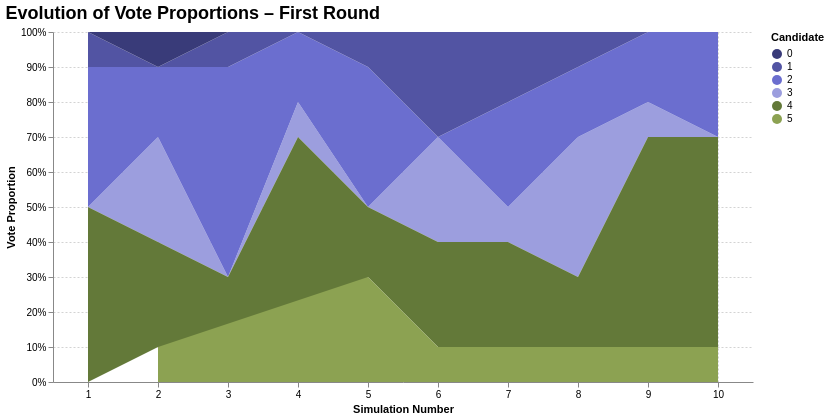

This figure's notebook cell:
### Code cell
# Convert 'candidate' column to categorical data type
final_df['candidate'] = final_df['candidate'].astype('category')

# Assign a unique numerical identifier to each candidate
final_df['candidate_id'] = final_df['candidate'].cat.codes

# Split the DataFrame into first and second rounds
df_first_round = pd.DataFrame(final_df[final_df['round'] == 'first'])
df_second_round = pd.DataFrame(final_df[final_df['round'] == 'second'])

# Make a copy of the original DataFrame for the first round
df = df_first_round.copy()

# Get sorted list of unique candidate IDs
all_candidates = sorted(df['candidate_id'].unique())

# Define a categorical color scale for consistent color mapping
color_scale = alt.Scale(domain=all_candidates, scheme='category20b')

# Define interactive highlight on mouseover
highlight = alt.selection(type='single', fields=['candidate_id'], on='mouseover', empty='all')

# Create the area chart for vote proportions in the first round
chart_first = alt.Chart(df[df['round'] == 'first']).mark_area(opacity=0.85).encode(
    x=alt.X('simulation_number:N', title='Simulation Number', axis=alt.Axis(labelAngle=0)),
    y=alt.Y('proportion:Q', stack='center', title='Vote Proportion', axis=alt.Axis(format='.0%')),
    color=alt.Color('candidate_id:N', scale=color_scale, legend=alt.Legend(title='Candidate')),
    opacity=alt.condition(highlight, alt.value(1), alt.value(0.2)),  # Highlight selected candidate
    tooltip=[
        alt.Tooltip('candidate_id:N', title='Candidate'),
        alt.Tooltip('proportion:Q', title='Proportion', format='.1%'),
        alt.Tooltip('simulation_number:N', title='Simulation')
    ]
).add_selection(
    highlight
).properties(
    width=700,
    height=350,
    title="Evolution of Vote Proportions – First Round"
).configure_axis(
    grid=True,
    gridColor='lightgray',
    gridDash=[2, 2]
).configure_view(
    stroke=None
).configure_title(
    fontSize=18,
    anchor='start',
    font='Helvetica'
)

# Display the chart
chart_first

### Figure 1 — Vega-Lite specification as saved in the notebook (floating-point values rounded to 4 significant figures)
{"config": {"view": {"continuousWidth": 300, "continuousHeight": 300, "stroke": null}, "axis": {"grid": true, "gridColor": "lightgray", "gridDash": [2, 2]}, "title": {"anchor": "start", "font": "Helvetica", "fontSize": 18}}, "data": {"name": "data-4c160fa034f0c4524c71d182e8d1bd67"}, "mark": {"type": "area", "opacity": 0.85}, "encoding": {"color": {"field": "candidate_id", "legend": {"title": "Candidate"}, "scale": {"domain": [0.0, 1.0, 2.0, 3.0, 4.0, 5.0], "scheme": "category20b"}, "type": "nominal"}, "opacity": {"condition": {"param": "param_5", "value": 1, "empty": true}, "value": 0.2}, "tooltip": [{"field": "candidate_id", "title": "Candidate", "type": "nominal"}, {"field": "proportion", "format": ".1%", "title": "Proportion", "type": "quantitative"}, {"field": "simulation_number", "title": "Simulation", "type": "nominal"}], "x": {"axis": {"labelAngle": 0}, "field": "simulation_number", "title": "Simulation Number", "type": "nominal"}, "y": {"axis": {"format": ".0%"}, "field": "proportion", "stack": "center", "title": "Vote Proportion", "type": "quantitative"}}, "height": 350, "params": [{"name": "param_5", "select": {"type": "point", "fields": ["candidate_id"], "on": "mouseover"}}], "title": "Evolution of Vote Proportions – First Round", "width": 700, "$schema": "https://vega.github.io/schema/vega-lite/v5.20.1.json", "datasets": {"data-4c160fa034f0c4524c71d182e8d1bd67": [{"simulation_number": 1, "round": "first", "candidate": [[2.562, 0.2626], [-0.2678, 0.02567], [2.178, 0.1599], [2.707, 0.176]], "proportion": 0.0, "candidate_id": 3}, {"simulation_number": 1, "round": "first", "candidate": [[1.631, 1.039], [1.586, 0.06465], [2.898, 1.011], [0.8808, 1.358]], "proportion": 0.4, "candidate_id": 2}, {"simulation_number": 1, "round": "first", "candidate": [[1.407, 0.6924], [0.2247, 2.503], [2.364, 0.1275], [2.374, 1.875]], "proportion": 0.1, "candidate_id": 1}, {"simulation_number": 1, "round": "first", "candidate": [[0.7627, 0.03819], [3.477, 1.093], [1.415, 1.767], [4.238, 2.205]], "proportion": 0.0, "candidate_id": 0}, {"simulation_number": 1, "round": "first", "candidate": [[2.799, 1.32], [0.9491, 1.064], [1.257, 0.6518], [3.38, 0.2007]], "proportion": 0.5, "candidate_id": 4}, {"simulation_number": 2, "round": "first", "candidate": [[2.562, 0.2626], [-0.2678, 0.02567], [2.178, 0.1599], [2.707, 0.176]], "proportion": 0.3, "candidate_id": 3}, {"simulation_number": 2, "round": "first", "candidate": [[1.631, 1.039], [1.586, 0.06465], [2.898, 1.011], [0.8808, 1.358]], "proportion": 0.2, "candidate_id": 2}, {"simulation_number": 2, "round": "first", "candidate": [[1.407, 0.6924], [0.2247, 2.503], [2.364, 0.1275], [2.374, 1.875]], "proportion": 0.0, "candidate_id": 1}, {"simulation_number": 2, "round": "first", "candidate": [[0.7627, 0.03819], [3.477, 1.093], [1.415, 1.767], [4.238, 2.205]], "proportion": 0.1, "candidate_id": 0}, {"simulation_number": 2, "round": "first", "candidate": [[2.799, 1.32], [0.9491, 1.064], [1.257, 0.6518], [3.38, 0.2007]], "proportion": 0.3, "candidate_id": 4}, {"simulation_number": 2, "round": "first", "candidate": [[2.889, 0.08067], [2.127, 0.6349], [3.929, 0.7428], [2.522, 0.7703]], "proportion": 0.1, "candidate_id": 5}, {"simulation_number": 3, "round": "first", "candidate": [[2.562, 0.2626], [-0.2678, 0.02567], [2.178, 0.1599], [2.707, 0.176]], "proportion": 0.0, "candidate_id": 3}, {"simulation_number": 3, "round": "first", "candidate": [[1.631, 1.039], [1.586, 0.06465], [2.898, 1.011], [0.8808, 1.358]], "proportion": 0.6, "candidate_id": 2}, {"simulation_number": 3, "round": "first", "candidate": [[1.407, 0.6924], [0.2247, 2.503], [2.364, 0.1275], [2.374, 1.875]], "proportion": 0.1, "candidate_id": 1}, {"simulation_number": 3, "round": "first", "candidate": [[0.7627, 0.03819], [3.477, 1.093], [1.415, 1.767], [4.238, 2.205]], "proportion": 0.0, "candidate_id": 0}, {"simulation_number": 3, "round": "first", "candidate": [[2.799, 1.32], [0.9491, 1.064], [1.257, 0.6518], [3.38, 0.2007]], "proportion": 0.3, "candidate_id": 4}, {"simulation_number": 4, "round": "first", "candidate": [[2.562, 0.2626], [-0.2678, 0.02567], [2.178, 0.1599], [2.707, 0.176]], "proportion": 0.1, "candidate_id": 3}, {"simulation_number": 4, "round": "first", "candidate": [[1.631, 1.039], [1.586, 0.06465], [2.898, 1.011], [0.8808, 1.358]], "proportion": 0.2, "candidate_id": 2}, {"simulation_number": 4, "round": "first", "candidate": [[1.407, 0.6924], [0.2247, 2.503], [2.364, 0.1275], [2.374, 1.875]], "proportion": 0.0, "candidate_id": 1}, {"simulation_number": 4, "round": "first", "candidate": [[0.7627, 0.03819], [3.477, 1.093], [1.415, 1.767], [4.238, 2.205]], "proportion": 0.0, "candidate_id": 0}, {"simulation_number": 4, "round": "first", "candidate": [[2.799, 1.32], [0.9491, 1.064], [1.257, 0.6518], [3.38, 0.2007]], "proportion": 0.7, "candidate_id": 4}, {"simulation_number": 5, "round": "first", "candidate": [[2.562, 0.2626], [-0.2678, 0.02567], [2.178, 0.1599], [2.707, 0.176]], "proportion": 0.0, "candidate_id": 3}, {"simulation_number": 5, "round": "first", "candidate": [[1.631, 1.039], [1.586, 0.06465], [2.898, 1.011], [0.8808, 1.358]], "proportion": 0.4, "candidate_id": 2}, {"simulation_number": 5, "round": "first", "candidate": [[1.407, 0.6924], [0.2247, 2.503], [2.364, 0.1275], [2.374, 1.875]], "proportion": 0.1, "candidate_id": 1}, {"simulation_number": 5, "round": "first", "candidate": [[0.7627, 0.03819], [3.477, 1.093], [1.415, 1.767], [4.238, 2.205]], "proportion": 0.0, "candidate_id": 0}, {"simulation_number": 5, "round": "first", "candidate": [[2.799, 1.32], [0.9491, 1.064], [1.257, 0.6518], [3.38, 0.2007]], "proportion": 0.2, "candidate_id": 4}, {"simulation_number": 5, "round": "first", "candidate": [[2.889, 0.08067], [2.127, 0.6349], [3.929, 0.7428], [2.522, 0.7703]], "proportion": 0.3, "candidate_id": 5}, {"simulation_number": 6, "round": "first", "candidate": [[2.562, 0.2626], [-0.2678, 0.02567], [2.178, 0.1599], [2.707, 0.176]], "proportion": 0.3, "candidate_id": 3}, {"simulation_number": 6, "round": "first", "candidate": [[1.631, 1.039], [1.586, 0.06465], [2.898, 1.011], [0.8808, 1.358]], "proportion": 0.0, "candidate_id": 2}, {"simulation_number": 6, "round": "first", "candidate": [[1.407, 0.6924], [0.2247, 2.503], [2.364, 0.1275], [2.374, 1.875]], "proportion": 0.3, "candidate_id": 1}, {"simulation_number": 6, "round": "first", "candidate": [[0.7627, 0.03819], [3.477, 1.093], [1.415, 1.767], [4.238, 2.205]], "proportion": 0.0, "candidate_id": 0}, {"simulation_number": 6, "round": "first", "candidate": [[2.799, 1.32], [0.9491, 1.064], [1.257, 0.6518], [3.38, 0.2007]], "proportion": 0.3, "candidate_id": 4}, {"simulation_number": 6, "round": "first", "candidate": [[2.889, 0.08067], [2.127, 0.6349], [3.929, 0.7428], [2.522, 0.7703]], "proportion": 0.1, "candidate_id": 5}, {"simulation_number": 7, "round": "first", "candidate": [[2.562, 0.2626], [-0.2678, 0.02567], [2.178, 0.1599], [2.707, 0.176]], "proportion": 0.1, "candidate_id": 3}, {"simulation_number": 7, "round": "first", "candidate": [[1.631, 1.039], [1.586, 0.06465], [2.898, 1.011], [0.8808, 1.358]], "proportion": 0.3, "candidate_id": 2}, {"simulation_number": 7, "round": "first", "candidate": [[1.407, 0.6924], [0.2247, 2.503], [2.364, 0.1275], [2.374, 1.875]], "proportion": 0.2, "candidate_id": 1}, {"simulation_number": 7, "round": "first", "candidate": [[0.7627, 0.03819], [3.477, 1.093], [1.415, 1.767], [4.238, 2.205]], "proportion": 0.0, "candidate_id": 0}, {"simulation_number": 7, "round": "first", "candidate": [[2.799, 1.32], [0.9491, 1.064], [1.257, 0.6518], [3.38, 0.2007]], "proportion": 0.4, "candidate_id": 4}, {"simulation_number": 8, "round": "first", "candidate": [[2.562, 0.2626], [-0.2678, 0.02567], [2.178, 0.1599], [2.707, 0.176]], "proportion": 0.4, "candidate_id": 3}, {"simulation_number": 8, "round": "first", "candidate": [[1.631, 1.039], [1.586, 0.06465], [2.898, 1.011], [0.8808, 1.358]], "proportion": 0.2, "candidate_id": 2}, {"simulation_number": 8, "round": "first", "candidate": [[1.407, 0.6924], [0.2247, 2.503], [2.364, 0.1275], [2.374, 1.875]], "proportion": 0.1, "candidate_id": 1}, {"simulation_number": 8, "round": "first", "candidate": [[0.7627, 0.03819], [3.477, 1.093], [1.415, 1.767], [4.238, 2.205]], "proportion": 0.0, "candidate_id": 0}, {"simulation_number": 8, "round": "first", "candidate": [[2.799, 1.32], [0.9491, 1.064], [1.257, 0.6518], [3.38, 0.2007]], "proportion": 0.3, "candidate_id": 4}, {"simulation_number": 9, "round": "first", "candidate": [[2.562, 0.2626], [-0.2678, 0.02567], [2.178, 0.1599], [2.707, 0.176]], "proportion": 0.1, "candidate_id": 3}, {"simulation_number": 9, "round": "first", "candidate": [[1.631, 1.039], [1.586, 0.06465], [2.898, 1.011], [0.8808, 1.358]], "proportion": 0.2, "candidate_id": 2}, {"simulation_number": 9, "round": "first", "candidate": [[1.407, 0.6924], [0.2247, 2.503], [2.364, 0.1275], [2.374, 1.875]], "proportion": 0.0, "candidate_id": 1}, {"simulation_number": 9, "round": "first", "candidate": [[0.7627, 0.03819], [3.477, 1.093], [1.415, 1.767], [4.238, 2.205]], "proportion": 0.0, "candidate_id": 0}, {"simulation_number": 9, "round": "first", "candidate": [[2.799, 1.32], [0.9491, 1.064], [1.257, 0.6518], [3.38, 0.2007]], "proportion": 0.6, "candidate_id": 4}, {"simulation_number": 9, "round": "first", "candidate": [[2.889, 0.08067], [2.127, 0.6349], [3.929, 0.7428], [2.522, 0.7703]], "proportion": 0.1, "candidate_id": 5}, {"simulation_number": 10, "round": "first", "candidate": [[2.562, 0.2626], [-0.2678, 0.02567], [2.178, 0.1599], [2.707, 0.176]], "proportion": 0.0, "candidate_id": 3}, {"simulation_number": 10, "round": "first", "candidate": [[1.631, 1.039], [1.586, 0.06465], [2.898, 1.011], [0.8808, 1.358]], "proportion": 0.3, "candidate_id": 2}, {"simulation_number": 10, "round": "first", "candidate": [[1.407, 0.6924], [0.2247, 2.503], [2.364, 0.1275], [2.374, 1.875]], "proportion": 0.0, "candidate_id": 1}, {"simulation_number": 10, "round": "first", "candidate": [[0.7627, 0.03819], [3.477, 1.093], [1.415, 1.767], [4.238, 2.205]], "proportion": 0.0, "candidate_id": 0}, {"simulation_number": 10, "round": "first", "candidate": [[2.799, 1.32], [0.9491, 1.064], [1.257, 0.6518], [3.38, 0.2007]], "proportion": 0.6, "candidate_id": 4}, {"simulation_number": 10, "round": "first", "candidate": [[2.889, 0.08067], [2.127, 0.6349], [3.929, 0.7428], [2.522, 0.7703]], "proportion": 0.1, "candidate_id": 5}]}}
